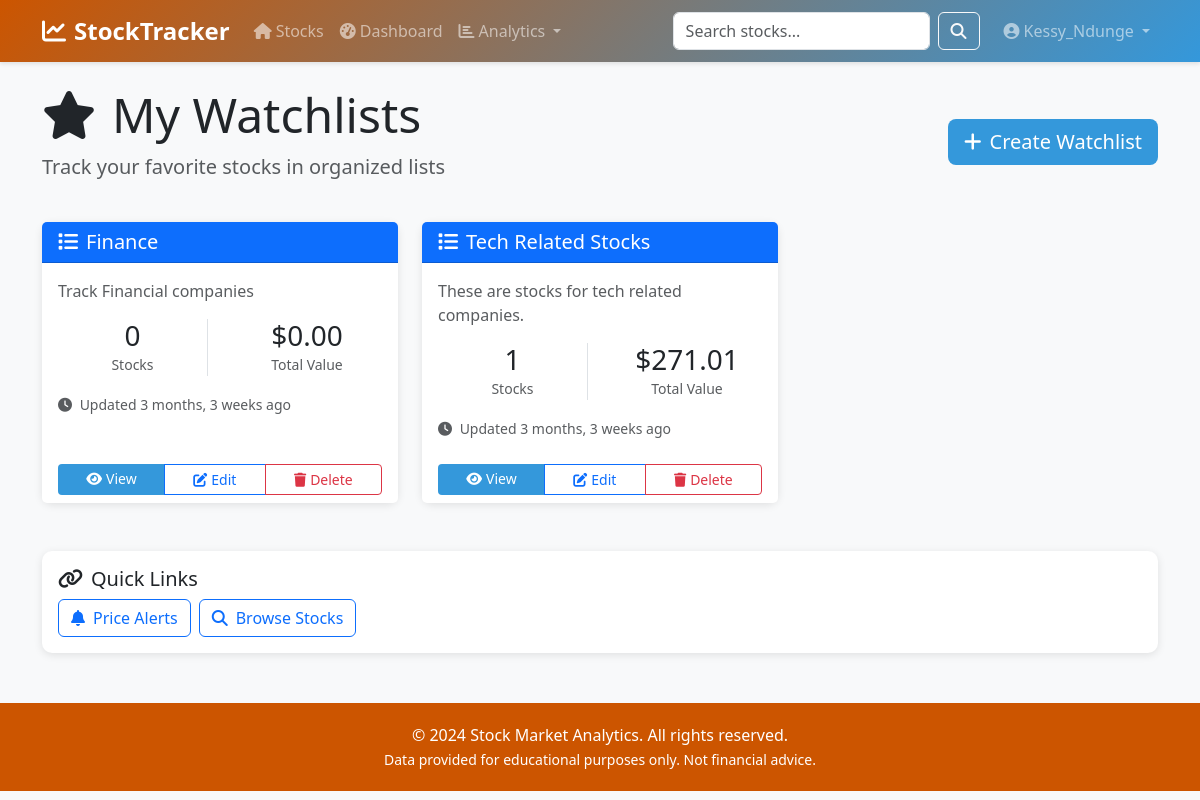
Page /watchlists/ (signed in) on the committed database.
### users/models.py (models this page shows, shortened)
class User(AbstractBaseUser, PermissionsMixin):
    email = models.EmailField(unique=True, max_length=255)
    username = models.CharField(max_length=150, unique=True)
    first_name = models.CharField(max_length=150, blank=True)
    last_name = models.CharField(max_length=150, blank=True)
    is_active = models.BooleanField(default=True)
    is_staff = models.BooleanField(default=False)
    is_superuser = models.BooleanField(default=False)
    date_joined = models.DateTimeField(default=timezone.now)
    last_login = models.DateTimeField(blank=True, null=True)
    preferred_currency = models.CharField(max_length=10, default="USD")
    email_notifications = models.BooleanField(default=True)
    objects = UserManager()
    USERNAME_FIELD = "email"
    REQUIRED_FIELDS = ["username"]
    class Meta:
        db_table = "users"
        verbose_name = "User"
        verbose_name_plural = "Users"

### watchlists/models.py (models this page shows, shortened)
class Watchlist(models.Model):
    user = models.ForeignKey(settings.AUTH_USER_MODEL, on_delete=models.CASCADE, related_name='watchlists')
    name = models.CharField(max_length=100)
    description = models.TextField(blank=True)
    is_public = models.BooleanField(default=False)
    created_at = models.DateTimeField(auto_now_add=True)
    updated_at = models.DateTimeField(auto_now=True)
    class Meta:
        db_table = 'watchlists'
        ordering = ['-created_at']
        unique_together = ['user', 'name']
        indexes = [
            models.Index(fields=['user', '-created_at']),
        ]
    @property
    def stock_count(self):
        return self.items.count()
    @property
    def total_value(self):
        total = 0
        for item in self.items.select_related('stock'):
            if item.stock.current_price:
                total += float(item.stock.current_price) * float(item.quantity)
        return total
    @property
    def total_gain_loss(self):
        total = 0
        for item in self.items.select_related('stock'):
            if item.stock.current_price and item.buy_price:
                gain_loss_per_share = float(item.stock.current_price) - float(item.buy_price)
                total += gain_loss_per_share * float(item.quantity)
        return total

class WatchlistItem(models.Model):
    watchlist = models.ForeignKey(Watchlist, on_delete=models.CASCADE, related_name='items')
    stock = models.ForeignKey(Stock, on_delete=models.CASCADE, related_name='watchlist_items')
    quantity = models.DecimalField(max_digits=15, decimal_places=4, default=1.0)
    notes = models.TextField(blank=True)
    buy_price = models.DecimalField(max_digits=12, decimal_places=2, null=True, blank=True)
    target_price = models.DecimalField(max_digits=12, decimal_places=2, null=True, blank=True)
    stop_loss = models.DecimalField(max_digits=12, decimal_places=2, null=True, blank=True)
    added_at = models.DateTimeField(auto_now_add=True)
    updated_at = models.DateTimeField(auto_now=True)
    class Meta:
        db_table = 'watchlist_items'
        ordering = ['-added_at']
        unique_together = ['watchlist', 'stock']
        indexes = [
            models.Index(fields=['watchlist', '-added_at']),
            models.Index(fields=['stock']),
        ]

### stocks/models.py (models this page shows, shortened)
class Stock(models.Model):
    ticker = models.CharField(max_length=10, unique=True, db_index=True)
    company_name = models.CharField(max_length=255)
    sector = models.CharField(max_length=100, blank=True)
    industry = models.CharField(max_length=100, blank=True)
    exchange = models.CharField(max_length=50, blank=True)
    currency = models.CharField(max_length=10, default='USD')
    current_price = models.DecimalField(max_digits=12, decimal_places=2, null=True, blank=True)
    previous_close = models.DecimalField(max_digits=12, decimal_places=2, null=True, blank=True)
    open_price = models.DecimalField(max_digits=12, decimal_places=2, null=True, blank=True)
    day_high = models.DecimalField(max_digits=12, decimal_places=2, null=True, blank=True)
    day_low = models.DecimalField(max_digits=12, decimal_places=2, null=True, blank=True)
    volume = models.BigIntegerField(null=True, blank=True)
    market_cap = models.BigIntegerField(null=True, blank=True)
    pe_ratio = models.DecimalField(max_digits=10, decimal_places=2, null=True, blank=True)
    dividend_yield = models.DecimalField(max_digits=5, decimal_places=2, null=True, blank=True)
    is_active = models.BooleanField(default=True)
    last_updated = models.DateTimeField(auto_now=True)
    created_at = models.DateTimeField(auto_now_add=True)
    class Meta:
        db_table = 'stocks'
        ordering = ['ticker']
        indexes = [
            models.Index(fields=['ticker']),
            models.Index(fields=['sector']),
            models.Index(fields=['last_updated']),
        ]

### watchlists/views.py (the view)
# urls.py: path('', views.watchlist_list_view, name='watchlist_list'),
@login_required
def watchlist_list_view(request):
    watchlists = Watchlist.objects.filter(user=request.user).prefetch_related('items__stock')
    context = {
        'watchlists': watchlists,
    }
    return render(request, 'watchlists/watchlist_list.html', context)

### templates/watchlists/watchlist_list.html (shortened to what this page needs)
{% extends 'base/base.html' %}
{% block content %}
<div class="row mb-4">
    <div class="col-md-12">
        <div class="d-flex justify-content-between align-items-center">
            <div>
                <h1 class="display-5">
                    <i class="fas fa-star me-3"></i>My Watchlists
                </h1>
                <p class="lead text-muted">Track your favorite stocks in organized lists</p>
            </div>
            <a href="{% url 'watchlists:watchlist_create' %}" class="btn btn-primary btn-lg">
                <i class="fas fa-plus me-2"></i>Create Watchlist
            </a>
        </div>
    </div>
</div>
{% if watchlists %}
<div class="row">
    {% for watchlist in watchlists %}
    <div class="col-md-6 col-lg-4 mb-4">
        <div class="card h-100">
            <div class="card-header bg-primary text-white d-flex justify-content-between align-items-center">
                <h5 class="mb-0">
                    <i class="fas fa-list me-2"></i>{{ watchlist.name }}
                </h5>
            </div>
            <div class="card-body">
                {% if watchlist.description %}
                <p class="text-muted">{{ watchlist.description|truncatewords:20 }}</p>
                {% endif %}
                <div class="row text-center mt-3">
                    <div class="col-6">
                        <div class="border-end">
                            <h3 class="mb-0">{{ watchlist.stock_count }}</h3>
                            <small class="text-muted">Stocks</small>
                        </div>
                    </div>
                    <div class="col-6">
                        <h3 class="mb-0">${{ watchlist.total_value|floatformat:2|default:"0.00" }}</h3>
                        <small class="text-muted">Total Value</small>
                    </div>
                </div>
                <div class="mt-3">
                    <small class="text-muted">
                        <i class="fas fa-clock me-1"></i>
                        Updated {{ watchlist.updated_at|timesince }} ago
                    </small>
                </div>
            </div>
            <div class="card-footer bg-white border-top-0">
                <div class="btn-group w-100" role="group">
                    <a href="{% url 'watchlists:watchlist_detail' watchlist.pk %}"
                       class="btn btn-sm btn-primary">
                        <i class="fas fa-eye me-1"></i>View
                    </a>
                    <a href="{% url 'watchlists:watchlist_update' watchlist.pk %}"
                       class="btn btn-sm btn-outline-primary">
                        <i class="fas fa-edit me-1"></i>Edit
                    </a>
                    <a href="{% url 'watchlists:watchlist_delete' watchlist.pk %}"
                       class="btn btn-sm btn-outline-danger">
                        <i class="fas fa-trash me-1"></i>Delete
                    </a>
                </div>
            </div>
        </div>
    </div>
    {% endfor %}
</div>
{% endif %}
<div class="row mt-4">
    <div class="col-md-12">
        <div class="card">
            <div class="card-body">
                <h5 class="card-title">
                    <i class="fas fa-link me-2"></i>Quick Links
                </h5>
                <div class="d-flex gap-2">
                    <a href="{% url 'watchlists:alert_list' %}" class="btn btn-outline-primary">
                        <i class="fas fa-bell me-2"></i>Price Alerts
                    </a>
                    <a href="{% url 'stocks:stock_list' %}" class="btn btn-outline-primary">
                        <i class="fas fa-search me-2"></i>Browse Stocks
                    </a>
                </div>
            </div>
        </div>
    </div>
</div>
{% endblock %}

### templates/base/base.html (shortened to what this page needs)
<!DOCTYPE html>
<html lang="en">
<head>
    <link href="https://cdn.jsdelivr.net/npm/bootstrap@5.3.0/dist/css/bootstrap.min.css" rel="stylesheet">
    <link rel="stylesheet" href="https://cdnjs.cloudflare.com/ajax/libs/font-awesome/6.4.0/css/all.min.css">
</head>
<body>
    <nav class="navbar navbar-expand-lg navbar-dark">
        <div class="container">
            <a class="navbar-brand" href="{% url 'stocks:stock_list' %}">
                <i class="fas fa-chart-line me-2"></i>StockTracker
            </a>
            <div class="collapse navbar-collapse" id="navbarNav">
                <ul class="navbar-nav me-auto">
                    <li class="nav-item">
                        <a class="nav-link" href="{% url 'stocks:stock_list' %}">
                            <i class="fas fa-home me-1"></i>Stocks
                        </a>
                    </li>
                    {% if user.is_authenticated %}
                    <li class="nav-item">
                        <a class="nav-link" href="{% url 'stocks:dashboard' %}">
                            <i class="fas fa-tachometer-alt me-1"></i>Dashboard
                        </a>
                    </li>
                    <li class="nav-item dropdown">
                        <a class="nav-link dropdown-toggle" href="#" id="analyticsDropdown" role="button" data-bs-toggle="dropdown">
                            <i class="fas fa-chart-bar me-1"></i>Analytics
                        </a>
                    </li>
                    {% endif %}
                </ul>
                <form class="d-flex me-3" method="get" action="{% url 'stocks:stock_list' %}">
                    <input class="form-control me-2" type="search" name="search" placeholder="Search stocks..." value="{{ search_query }}">
                    <button class="btn btn-outline-light" type="submit">
                        <i class="fas fa-search"></i>
                    </button>
                </form>
                <ul class="navbar-nav">
                    {% if user.is_authenticated %}
                    <li class="nav-item dropdown">
                        <a class="nav-link dropdown-toggle" href="#" id="userDropdown" role="button" data-bs-toggle="dropdown">
                            <i class="fas fa-user-circle me-1"></i>{{ user.username }}
                        </a>
                    </li>
                    {% endif %}
                </ul>
            </div>
        </div>
    </nav>
    <main class="container my-4">
        {% block content %}{% endblock %}
    </main>
    <footer class="text-center">
        <div class="container">
            <p class="mb-0">&copy; 2024 Stock Market Analytics. All rights reserved.</p>
            <p class="mb-0">
                <small>Data provided for educational purposes only. Not financial advice.</small>
            </p>
        </div>
    </footer>
</body>
</html>

### templates/base/base.html (style rules this page uses)
:root { --primary-color: #cc5500; --secondary-color: #3498db; --success-color: #27ae60; --danger-color: #e74c3c; --warning-color: #f39c12; }
body { font-family: 'Segoe UI', Tahoma, Geneva, Verdana, sans-serif; background-color: #f8f9fa; }
.navbar { background: linear-gradient(135deg, var(--primary-color) 0%, var(--secondary-color) 100%); box-shadow: 0 2px 4px rgba(0,0,0,0.1); }
.navbar-brand { font-weight: bold; font-size: 1.5rem; }
.card { border: none; border-radius: 10px; box-shadow: 0 2px 8px rgba(0,0,0,0.1); transition: transform 0.2s; }
.btn-primary { background-color: var(--secondary-color); border: none; }
footer { background-color: var(--primary-color); color: white; padding: 20px 0; margin-top: 50px; }

### rows in the picture
User: username "Kessy_Ndunge"
Watchlist: name "Finance", description "Track Financial companies", stock_count "0", total_value "0.00", updated_at "3 months, 3 weeks"
Watchlist: name "Tech Related Stocks", description "These are stocks for tech related companies.", stock_count "1", total_value "271.01", updated_at "3 months, 3 weeks"
